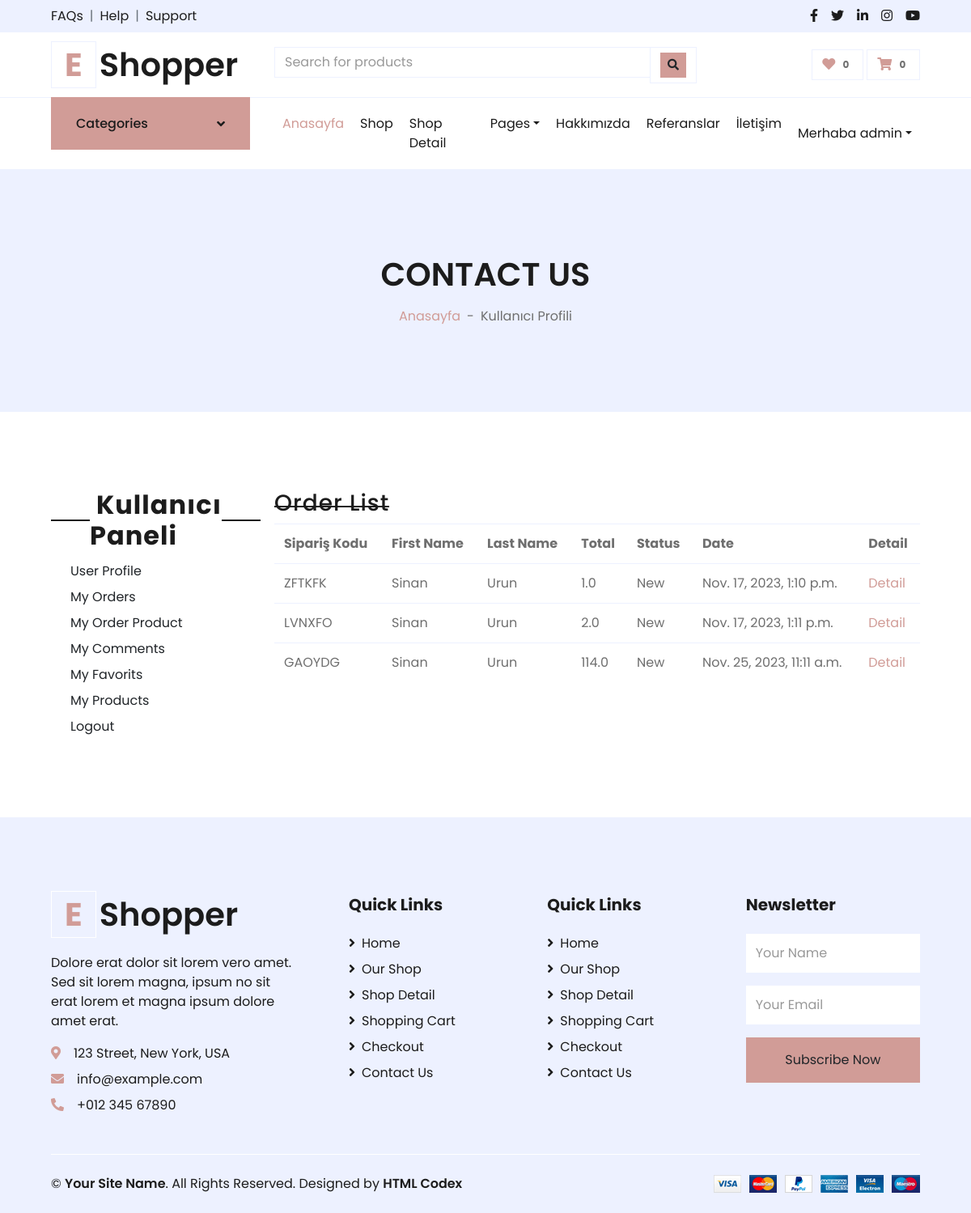
Screenshot of /user/orders/ (signed in) with the database file from the repository.
### order/models.py (models this page shows, shortened)
class Order(models.Model):
    STATUS = (
        ('New', 'New'),
        ('Accepted', 'Accepted'),
        ('Preaparing', 'Preaparing'),
        ('OnShipping', 'OnShipping'),
        ('Completed', 'Completed'),
        ('Canceled', 'Canceled'),
    )
    user = models.ForeignKey(User, on_delete=models.SET_NULL, null=True)
    code = models.CharField(max_length=5, editable=False ) #üye olmayanlar için random kod
    first_name = models.CharField(max_length=10)
    last_name = models.CharField(max_length=10)
    phone = models.CharField(blank=True, max_length=20)
    address = models.CharField(blank=True, max_length=150)
    city = models.CharField(blank=True, max_length=20)
    country = models.CharField(blank=True, max_length=20)
    total = models.FloatField()
    status=models.CharField(max_length=10,choices=STATUS,default='New')
    ip = models.CharField(blank=True, max_length=20)
    adminnote = models.CharField(blank=True, max_length=100)
    create_at=models.DateTimeField(auto_now_add=True)
    update_at=models.DateTimeField(auto_now=True)

### user/views.py (the view)
# urls.py: path('orders/', views.user_orders, name='user_orders'),
@login_required(login_url='/login')  # Check login
def user_orders(request):
    category = Category.objects.all()
    current_user = request.user
    orders = Order.objects.filter(user_id=current_user.id)
    context = {'category': category,
               'orders': orders,
               }
    return render(request, 'user_orders.html', context)

### user/templates/user_orders.html (shortened to what this page needs)
{% extends 'homebase.html' %}
{% block sidebar %} {% include 'sidebar.html' %}  {% endblock %}
{% block body %}
    <div class="container-fluid bg-secondary mb-5">
        <div class="d-flex flex-column align-items-center justify-content-center" style="min-height: 300px">
            <h1 class="font-weight-semi-bold text-uppercase mb-3">Contact Us</h1>
            <div class="d-inline-flex">
                <p class="m-0"><a href="/">Anasayfa</a></p>
                <p class="m-0 px-2">-</p>
                <p class="m-0">Kullanıcı Profili</p>
            </div>
        </div>
    </div>
    <div class="container-fluid pt-5">
        <div class="row px-xl-5">
            {% include 'user_panel.html' %}
                       <div class="col-lg-9 table-responsive mb-5">
<div class="order-summary clearfix">
                        <div class="section-title">
                            <h3 class="title">Order List</h3>
                        </div>
                        <table class="shopping-cart-table table">
                            <tr>
                                <th class="text-left">Sipariş Kodu </th>
                                <th class="text-left">First Name </th>
                                <th class="text-left">Last Name </th>
                                <th class="text-left">Total </th>
                                <th class="text-left">Status </th>
                                <th class="text-left">Date </th>
                                <th class="text-left">Detail </th>
                            </tr>
                            {% for rs in orders %}
                                <tr>
                                    <td class="text-left">{{ rs.code}} </td>
                                    <td class="text-left">{{ rs.first_name}} </td>
                                    <td class="text-left">{{ rs.last_name}} </td>
                                    <td class="text-left">{{ rs.total}} </td>
                                    <td class="text-left">{{ rs.status}} </td>
                                    <td class="text-left">{{ rs.create_at}} </td>
                                    <td class="text-left"><a class="primary-btn" href="/user/orderdetail/{{ rs.id }}"> Detail </a></td>
                                </tr>
                            {% endfor %}
                        </table>
                    </div>
            </div>
        </div>
    </div>
 {% endblock %}

### home/templates/sidebar.html (shortened to what this page needs)
{%  load static %}
{% if page == 'home' %}
    <div class="container-fluid mb-5">
{% else %}
  <div class="container-fluid">
      {% endif %}
        <div class="row border-top px-xl-5">
            <div class="col-lg-3 d-none d-lg-block">
                <a class="btn shadow-none d-flex align-items-center justify-content-between bg-primary text-white w-100" data-toggle="collapse" href="#navbar-vertical" style="height: 65px; margin-top: -1px; padding: 0 30px;">
                    <h6 class="m-0">Categories</h6>
                    <i class="fa fa-angle-down text-dark"></i>
                </a>
                        {% load mptt_tags %}
            </div>
            <div class="col-lg-9">
                <nav class="navbar navbar-expand-lg bg-light navbar-light py-3 py-lg-0 px-0">
                    <div class="collapse navbar-collapse justify-content-between" id="navbarCollapse">
                        <div class="navbar-nav mr-auto py-0">
                            <a href="/" class="nav-item nav-link active">Anasayfa</a>
                            <a href="shop.html" class="nav-item nav-link">Shop</a>
                            <a href="detail.html" class="nav-item nav-link">Shop Detail</a>
                            <div class="nav-item dropdown">
                                <a href="#" class="nav-link dropdown-toggle" data-toggle="dropdown">Pages</a>
                            </div>
                            <a href="/hakkimizda" class="nav-item nav-link">Hakkımızda</a>
                            <a href="/referanslar" class="nav-item nav-link">Referanslar</a>
                            <a href="/iletisim" class="nav-item nav-link">İletişim</a>
                        </div>
                        <div class="navbar-nav ml-auto py-0">
                            {%  if user.id is not None %}
                            <div class="nav-item dropdown">
                                <a href="#" class="nav-link dropdown-toggle" data-toggle="dropdown"> Merhaba {{ user.username }}</a>
                            </div>
                                {% else %}
                                  <a href="/login" class="nav-item nav-link">Login</a>
                            <a href="/signup" class="nav-item nav-link">Signup</a>
                            {% endif %}
                        </div>
                    </div>
                </nav>
            </div>
        </div>
    </div>

### rows the page displays
Order: code "ZFTKFK", first_name "Sinan", last_name "Urun", total "1.0", status "New", create_at "Nov. 17, 2023, 1:10 p.m."
Order: code "LVNXFO", first_name "Sinan", last_name "Urun", total "2.0", status "New", create_at "Nov. 17, 2023, 1:11 p.m."
Order: code "GAOYDG", first_name "Sinan", last_name "Urun", total "114.0", status "New", create_at "Nov. 25, 2023, 11:11 a.m."

### other values shown
{{ user.username }} "admin"
